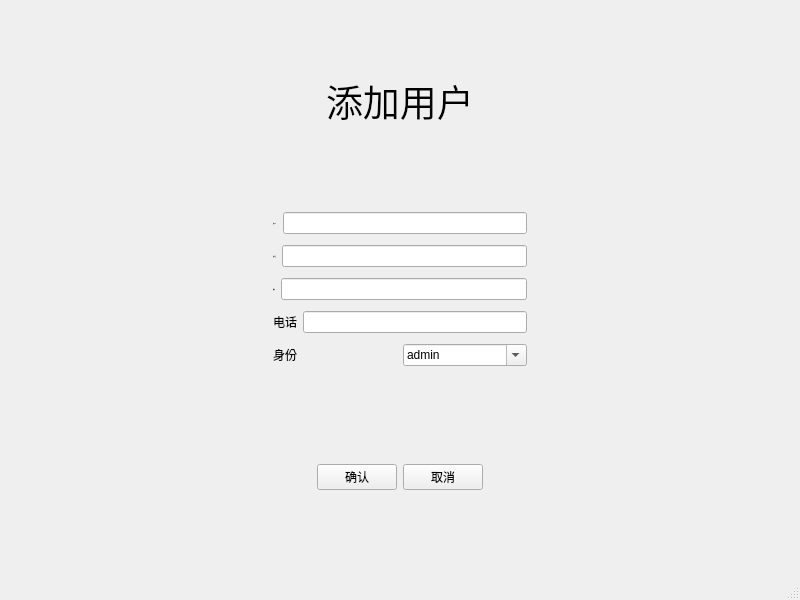
<?xml version="1.0" encoding="UTF-8"?>
<ui version="4.0">
 <class>Proper_Manageradd</class>
 <widget class="QMainWindow" name="Proper_Manageradd">
  <property name="geometry">
   <rect>
    <x>0</x>
    <y>0</y>
    <width>800</width>
    <height>600</height>
   </rect>
  </property>
  <property name="windowTitle">
   <string>MainWindow</string>
  </property>
  <widget class="QWidget" name="centralwidget">
   <property name="styleSheet">
    <string notr="true">QLineEdit[name=&quot;le&quot;]{border-radius:4px;min-height:30px;border:2px solid gray;max-width:300px;min-width:300px;font:20px 宋体}
QLabel[name=&quot;ti&quot;]{font:30px 宋体;color:black;}
QPushButton[name=&quot;pu&quot;]{border-radius:4px;background-color:#409eff;color:white;font-size:25px;min-height:50px;min-width:120px;padding:0 20px;}
QWidget[name=&quot;bg&quot;]{background-color:white;}
QComboBox[name=&quot;bo&quot;]{border-radius:4px;min-height:30px;border:2px solid gray;max-width:300px;min-width:300px;font-size: 20px; 
    text-align: center; }

QComboBox[name=&quot;bo&quot;] QAbstractItemView {
    font-size: 20px; /* 下拉选项的字体大小，和主控件保持一致 */
    min-height: 40px; /* 选项行高，让选项更“高” */
    border: 2px solid gray; /* 下拉列表边框，可选 */
}
/* 控制下拉列表项的悬停、选中样式（可选，优化交互） */
QComboBox[name=&quot;bo&quot;] QAbstractItemView::item {
    padding: 5px;
}
QComboBox[name=&quot;bo&quot;] QAbstractItemView::item:selected {
    background-color: #409eff;
    color: white;
}</string>
   </property>
   <layout class="QGridLayout" name="gridLayout_3">
    <item row="0" column="0">
     <widget class="QWidget" name="widget_2" native="true">
      <property name="name" stdset="0">
       <string>bg</string>
      </property>
      <layout class="QGridLayout" name="gridLayout_4">
       <item row="0" column="0">
        <spacer name="horizontalSpacer_2">
         <property name="orientation">
          <enum>Qt::Horizontal</enum>
         </property>
         <property name="sizeHint" stdset="0">
          <size>
           <width>40</width>
           <height>20</height>
          </size>
         </property>
        </spacer>
       </item>
       <item row="0" column="1">
        <widget class="QLabel" name="label">
         <property name="palette">
          <palette>
           <active/>
           <inactive/>
           <disabled/>
          </palette>
         </property>
         <property name="font">
          <font>
           <family>黑体</family>
           <pointsize>28</pointsize>
          </font>
         </property>
         <property name="text">
          <string>添加用户</string>
         </property>
        </widget>
       </item>
       <item row="0" column="2">
        <spacer name="horizontalSpacer_3">
         <property name="orientation">
          <enum>Qt::Horizontal</enum>
         </property>
         <property name="sizeHint" stdset="0">
          <size>
           <width>40</width>
           <height>20</height>
          </size>
         </property>
        </spacer>
       </item>
      </layout>
     </widget>
    </item>
    <item row="1" column="0">
     <widget class="QWidget" name="widget_3" native="true">
      <property name="name" stdset="0">
       <string>bg</string>
      </property>
      <layout class="QGridLayout" name="gridLayout_2">
       <item row="0" column="0">
        <spacer name="horizontalSpacer_5">
         <property name="orientation">
          <enum>Qt::Horizontal</enum>
         </property>
         <property name="sizeHint" stdset="0">
          <size>
           <width>40</width>
           <height>20</height>
          </size>
         </property>
        </spacer>
       </item>
       <item row="0" column="1">
        <layout class="QHBoxLayout" name="horizontalLayout_2">
         <item>
          <widget class="QLabel" name="label_2">
           <property name="font">
            <font>
             <family>宋体</family>
             <pointsize>-1</pointsize>
             <weight>50</weight>
             <italic>false</italic>
             <bold>false</bold>
            </font>
           </property>
           <property name="text">
            <string>用户ID</string>
           </property>
           <property name="name" stdset="0">
            <string>ti</string>
           </property>
          </widget>
         </item>
         <item>
          <widget class="QLineEdit" name="lineEdit_3">
           <property name="name" stdset="0">
            <string>le</string>
           </property>
          </widget>
         </item>
        </layout>
       </item>
       <item row="0" column="2">
        <spacer name="horizontalSpacer_6">
         <property name="orientation">
          <enum>Qt::Horizontal</enum>
         </property>
         <property name="sizeHint" stdset="0">
          <size>
           <width>40</width>
           <height>20</height>
          </size>
         </property>
        </spacer>
       </item>
       <item row="1" column="1">
        <layout class="QHBoxLayout" name="horizontalLayout_3">
         <item>
          <widget class="QLabel" name="label_3">
           <property name="font">
            <font>
             <family>宋体</family>
             <pointsize>-1</pointsize>
             <weight>50</weight>
             <italic>false</italic>
             <bold>false</bold>
            </font>
           </property>
           <property name="text">
            <string>用户名</string>
           </property>
           <property name="name" stdset="0">
            <string>ti</string>
           </property>
          </widget>
         </item>
         <item>
          <widget class="QLineEdit" name="lineEdit_2">
           <property name="name" stdset="0">
            <string>le</string>
           </property>
          </widget>
         </item>
        </layout>
       </item>
       <item row="2" column="1">
        <layout class="QHBoxLayout" name="horizontalLayout_4">
         <item>
          <widget class="QLabel" name="label_4">
           <property name="font">
            <font>
             <family>宋体</family>
             <pointsize>-1</pointsize>
             <weight>50</weight>
             <italic>false</italic>
             <bold>false</bold>
            </font>
           </property>
           <property name="text">
            <string>密码</string>
           </property>
           <property name="name" stdset="0">
            <string>ti</string>
           </property>
          </widget>
         </item>
         <item>
          <widget class="QLineEdit" name="lineEdit_4">
           <property name="name" stdset="0">
            <string>le</string>
           </property>
          </widget>
         </item>
        </layout>
       </item>
       <item row="3" column="1">
        <layout class="QHBoxLayout" name="horizontalLayout_5">
         <item>
          <widget class="QLabel" name="label_5">
           <property name="text">
            <string>电话</string>
           </property>
           <property name="name" stdset="0">
            <string>ti</string>
           </property>
          </widget>
         </item>
         <item>
          <widget class="QLineEdit" name="lineEdit">
           <property name="name" stdset="0">
            <string>le</string>
           </property>
          </widget>
         </item>
        </layout>
       </item>
       <item row="4" column="1">
        <layout class="QHBoxLayout" name="horizontalLayout_6">
         <item>
          <widget class="QLabel" name="label_9">
           <property name="text">
            <string>身份</string>
           </property>
           <property name="name" stdset="0">
            <string>ti</string>
           </property>
          </widget>
         </item>
         <item>
          <widget class="QComboBox" name="comboBox_userType">
           <property name="editable">
            <bool>true</bool>
           </property>
           <property name="maxVisibleItems">
            <number>3</number>
           </property>
           <property name="name" stdset="0">
            <string>bo</string>
           </property>
           <item>
            <property name="text">
             <string>admin</string>
            </property>
           </item>
           <item>
            <property name="text">
             <string>staff</string>
            </property>
           </item>
           <item>
            <property name="text">
             <string>owner</string>
            </property>
           </item>
           <item>
            <property name="text">
             <string/>
            </property>
           </item>
          </widget>
         </item>
        </layout>
       </item>
      </layout>
     </widget>
    </item>
    <item row="2" column="0">
     <widget class="QWidget" name="widget" native="true">
      <property name="name" stdset="0">
       <string>bg</string>
      </property>
      <layout class="QGridLayout" name="gridLayout">
       <item row="0" column="0">
        <layout class="QHBoxLayout" name="horizontalLayout">
         <item>
          <spacer name="horizontalSpacer_4">
           <property name="orientation">
            <enum>Qt::Horizontal</enum>
           </property>
           <property name="sizeHint" stdset="0">
            <size>
             <width>40</width>
             <height>20</height>
            </size>
           </property>
          </spacer>
         </item>
         <item>
          <widget class="QPushButton" name="pushButton">
           <property name="text">
            <string>确认</string>
           </property>
           <property name="name" stdset="0">
            <string>pu</string>
           </property>
          </widget>
         </item>
         <item>
          <widget class="QPushButton" name="pushButton_2">
           <property name="text">
            <string>取消</string>
           </property>
           <property name="name" stdset="0">
            <string>pu</string>
           </property>
          </widget>
         </item>
         <item>
          <spacer name="horizontalSpacer">
           <property name="orientation">
            <enum>Qt::Horizontal</enum>
           </property>
           <property name="sizeHint" stdset="0">
            <size>
             <width>40</width>
             <height>20</height>
            </size>
           </property>
          </spacer>
         </item>
        </layout>
       </item>
      </layout>
     </widget>
    </item>
   </layout>
  </widget>
  <widget class="QMenuBar" name="menubar">
   <property name="geometry">
    <rect>
     <x>0</x>
     <y>0</y>
     <width>800</width>
     <height>17</height>
    </rect>
   </property>
  </widget>
  <widget class="QStatusBar" name="statusbar"/>
 </widget>
 <resources/>
 <connections/>
</ui>
